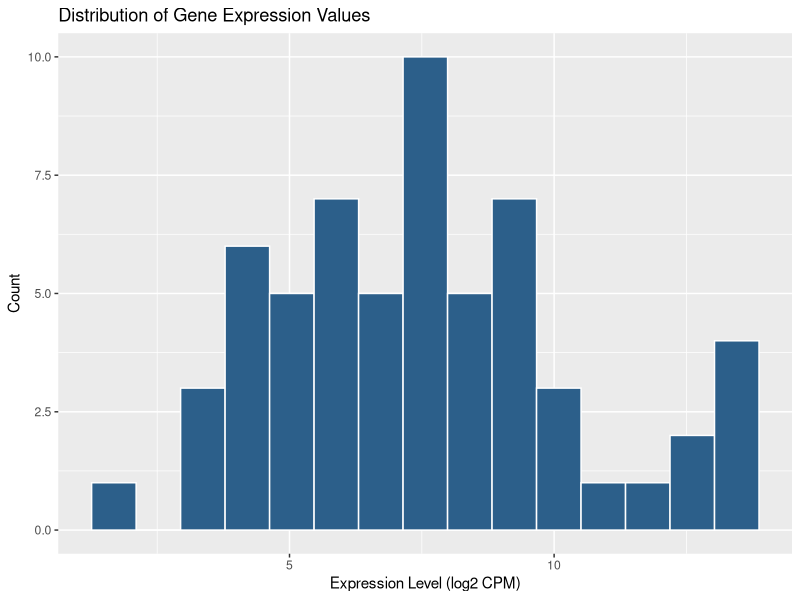
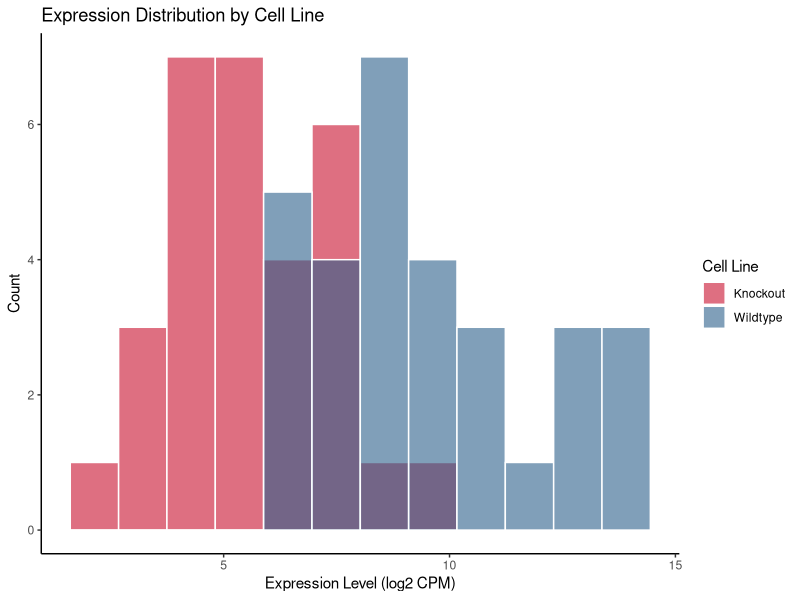
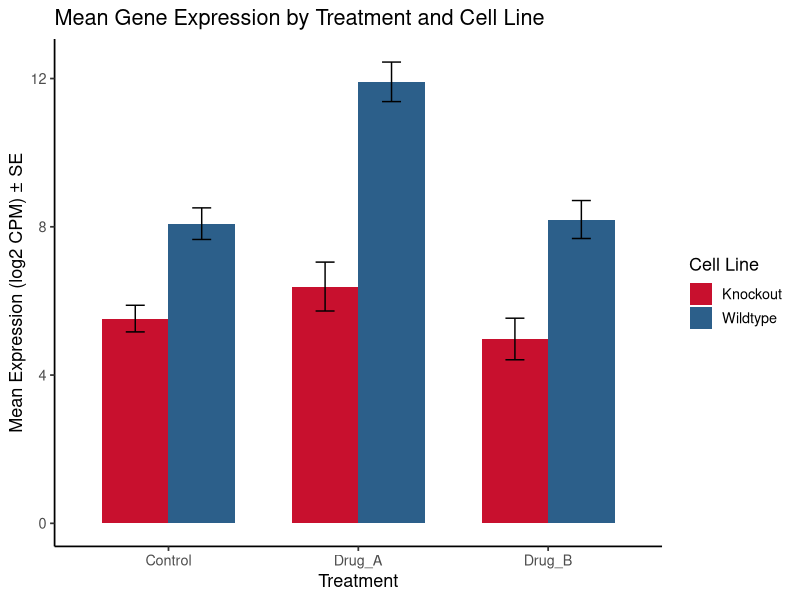
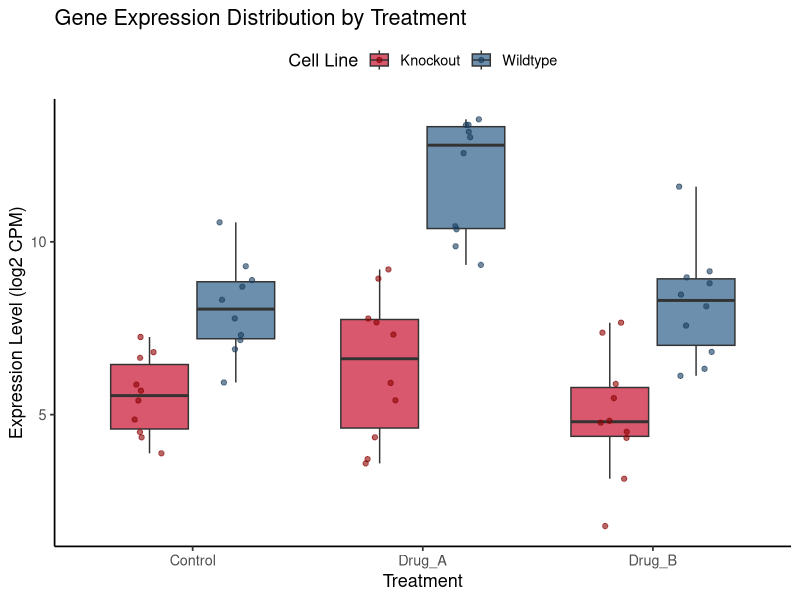
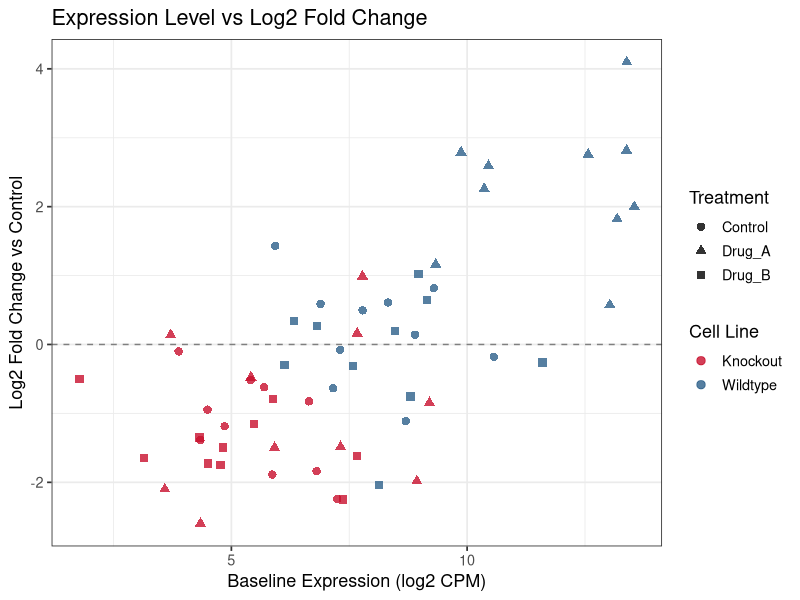
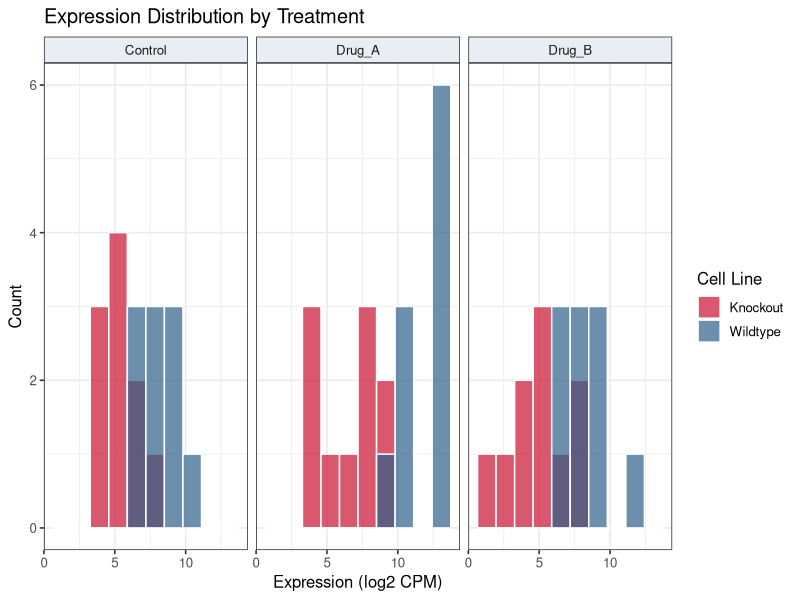
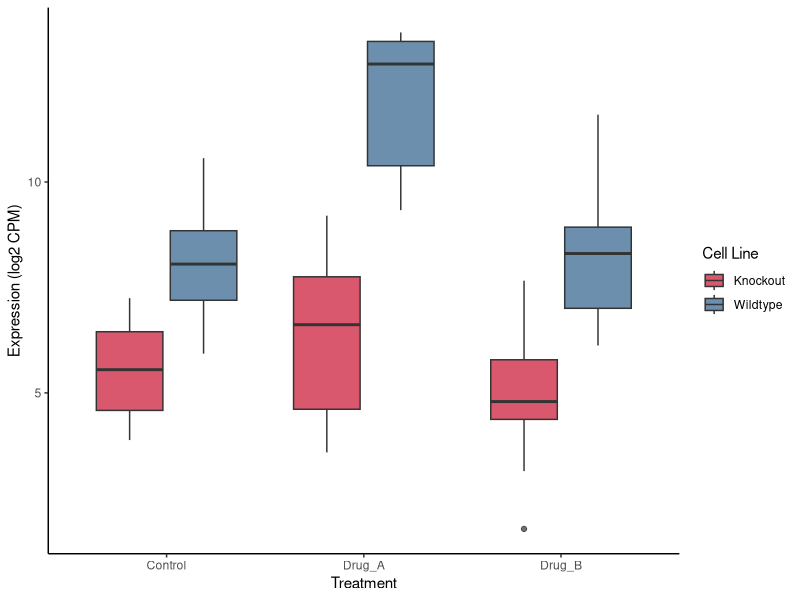
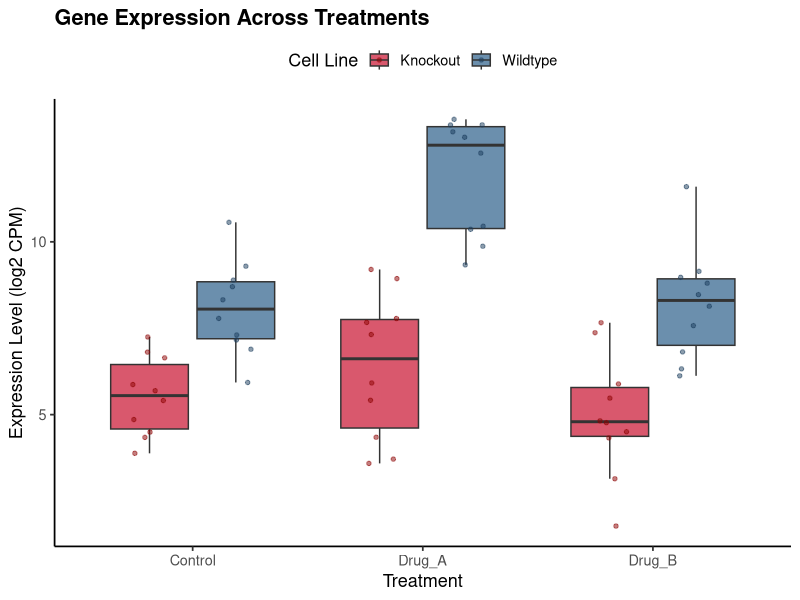

Reproduce these figures in R, in order.
## ---- chunk 1
knitr::opts_chunk$set(echo = TRUE)
## ---- chunk 2
library(ggplot2)
## ---- chunk 3
set.seed(303)
n_per_group <- 10

gene_expr <- data.frame(
  gene        = paste0("Gene_", sprintf("%02d", rep(1:n_per_group, 6))),
  cell_line   = rep(c("Wildtype", "Knockout"), each = 3 * n_per_group),
  treatment   = rep(rep(c("Control", "Drug_A", "Drug_B"), each = n_per_group), times = 2),
  expression  = c(
    rnorm(n_per_group, mean = 8.2,  sd = 1.8),   # Wildtype control
    rnorm(n_per_group, mean = 11.4, sd = 2.1),   # Wildtype Drug A
    rnorm(n_per_group, mean = 7.9,  sd = 1.6),   # Wildtype Drug B
    rnorm(n_per_group, mean = 5.8,  sd = 1.5),   # Knockout control
    rnorm(n_per_group, mean = 6.3,  sd = 1.7),   # Knockout Drug A
    rnorm(n_per_group, mean = 5.6,  sd = 1.4)    # Knockout Drug B
  ),
  log2_fc     = c(
    rnorm(n_per_group, mean =  0.2, sd = 0.8),
    rnorm(n_per_group, mean =  1.8, sd = 0.9),
    rnorm(n_per_group, mean = -0.3, sd = 0.7),
    rnorm(n_per_group, mean = -1.1, sd = 0.8),
    rnorm(n_per_group, mean = -0.8, sd = 0.9),
    rnorm(n_per_group, mean = -1.3, sd = 0.7)
  )
)

str(gene_expr)
## ---- chunk 4
# Basic histogram
ggplot(gene_expr, aes(x = expression)) +
  geom_histogram(bins = 15, fill = "#2C5F8A", colour = "white") +
  labs(title = "Distribution of Gene Expression Values",
       x     = "Expression Level (log2 CPM)",
       y     = "Count")
## ---- chunk 5
# Separate histograms by cell line, overlaid
ggplot(gene_expr, aes(x = expression, fill = cell_line)) +
  geom_histogram(bins = 12, alpha = 0.6, position = "identity",
                 colour = "white") +
  scale_fill_manual(values = c("Wildtype" = "#2C5F8A",
                               "Knockout" = "#C8102E")) +
  labs(title = "Expression Distribution by Cell Line",
       x     = "Expression Level (log2 CPM)",
       y     = "Count",
       fill  = "Cell Line") +
  theme_classic()
## ---- chunk 6
# Mean expression per treatment — first summarise the data
library(dplyr)

summary_expr <- gene_expr |>
  group_by(treatment, cell_line) |>
  summarise(mean_expr = mean(expression),
            se_expr   = sd(expression) / sqrt(n()),
            .groups   = "drop")

summary_expr
## ---- chunk 7
# Grouped bar chart using geom_col() (for pre-computed values)
ggplot(summary_expr, aes(x = treatment, y = mean_expr, fill = cell_line)) +
  geom_col(position = "dodge", width = 0.7) +
  geom_errorbar(aes(ymin = mean_expr - se_expr,
                    ymax = mean_expr + se_expr),
                position = position_dodge(0.7),
                width    = 0.2) +
  scale_fill_manual(values = c("Wildtype" = "#2C5F8A",
                               "Knockout" = "#C8102E")) +
  labs(title = "Mean Gene Expression by Treatment and Cell Line",
       x     = "Treatment",
       y     = "Mean Expression (log2 CPM) ± SE",
       fill  = "Cell Line") +
  theme_classic(base_size = 13)
## ---- chunk 8
# Box plot comparing expression across treatments, split by cell line
ggplot(gene_expr, aes(x = treatment, y = expression, fill = cell_line)) +
  geom_boxplot(alpha = 0.7, outlier.shape = NA) +
  geom_jitter(aes(colour = cell_line),
              position = position_jitterdodge(jitter.width = 0.15),
              size     = 1.5, alpha = 0.6) +
  scale_fill_manual(values = c("Wildtype"  = "#2C5F8A",
                               "Knockout"  = "#C8102E")) +
  scale_colour_manual(values = c("Wildtype" = "#1A3D5C",
                                 "Knockout" = "#8B0000")) +
  labs(title  = "Gene Expression Distribution by Treatment",
       x      = "Treatment",
       y      = "Expression Level (log2 CPM)",
       fill   = "Cell Line",
       colour = "Cell Line") +
  theme_classic(base_size = 13) +
  theme(legend.position = "top")
## ---- chunk 9
# Scatter plot: expression level vs log2 fold change
ggplot(gene_expr, aes(x = expression, y = log2_fc,
                      colour = cell_line, shape = treatment)) +
  geom_point(size = 2.5, alpha = 0.8) +
  geom_hline(yintercept = 0, linetype = "dashed", colour = "grey50") +
  scale_colour_manual(values = c("Wildtype" = "#2C5F8A",
                                 "Knockout" = "#C8102E")) +
  labs(title  = "Expression Level vs Log2 Fold Change",
       x      = "Baseline Expression (log2 CPM)",
       y      = "Log2 Fold Change vs Control",
       colour = "Cell Line",
       shape  = "Treatment") +
  theme_bw(base_size = 13)
## ---- chunk 10
# One panel per treatment
ggplot(gene_expr, aes(x = expression, fill = cell_line)) +
  geom_histogram(bins = 10, alpha = 0.7, position = "identity",
                 colour = "white") +
  facet_wrap(~ treatment, ncol = 3) +
  scale_fill_manual(values = c("Wildtype" = "#2C5F8A",
                               "Knockout" = "#C8102E")) +
  labs(title = "Expression Distribution by Treatment",
       x     = "Expression (log2 CPM)",
       y     = "Count",
       fill  = "Cell Line") +
  theme_bw(base_size = 12) +
  theme(strip.background = element_rect(fill = "#E8EEF4"))
## ---- chunk 11
# The same plot with different themes
p <- ggplot(gene_expr, aes(x = treatment, y = expression, fill = cell_line)) +
  geom_boxplot(alpha = 0.7) +
  scale_fill_manual(values = c("Wildtype" = "#2C5F8A", "Knockout" = "#C8102E")) +
  labs(x = "Treatment", y = "Expression (log2 CPM)", fill = "Cell Line")

p + theme_classic()    # Clean, publication-style
## ---- chunk 12
# Build a final figure
final_plot <- ggplot(gene_expr, aes(x = treatment, y = expression,
                                     fill = cell_line)) +
  geom_boxplot(alpha = 0.7, outlier.shape = NA) +
  geom_jitter(aes(colour = cell_line),
              position = position_jitterdodge(0.15),
              size = 1.2, alpha = 0.5) +
  scale_fill_manual(values = c("Wildtype" = "#2C5F8A",
                               "Knockout" = "#C8102E")) +
  scale_colour_manual(values = c("Wildtype" = "#1A3D5C",
                                 "Knockout" = "#8B0000")) +
  labs(title  = "Gene Expression Across Treatments",
       x      = "Treatment",
       y      = "Expression Level (log2 CPM)",
       fill   = "Cell Line",
       colour = "Cell Line") +
  theme_classic(base_size = 13) +
  theme(legend.position = "top",
        plot.title      = element_text(face = "bold"))

# Save to file
ggsave(filename = "gene_expression_boxplot.png",
       plot     = final_plot,
       width    = 7,
       height   = 5,
       dpi      = 300)

cat("Plot saved. Check your Files panel in Posit Cloud.\n")
